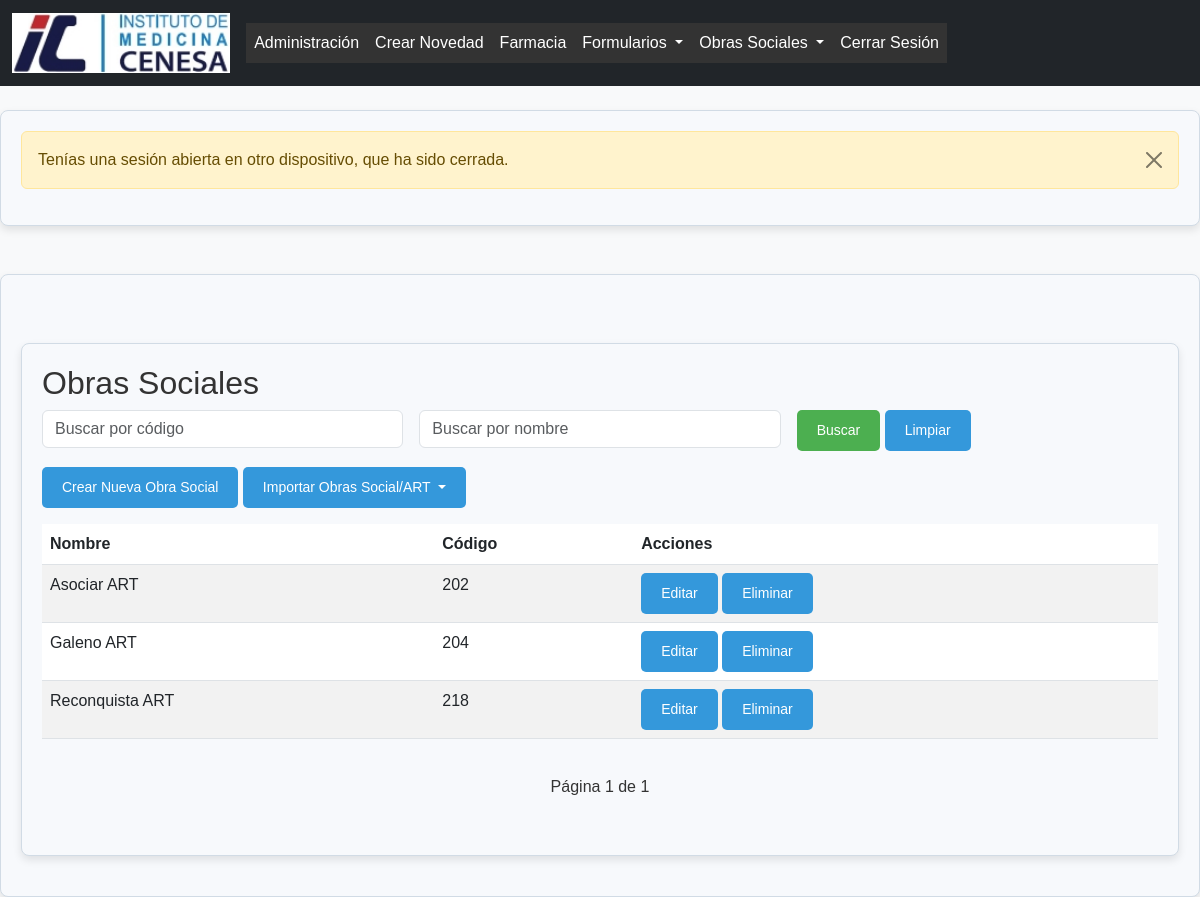
Before: /obras-sociales/ (signed in) with the older database file.
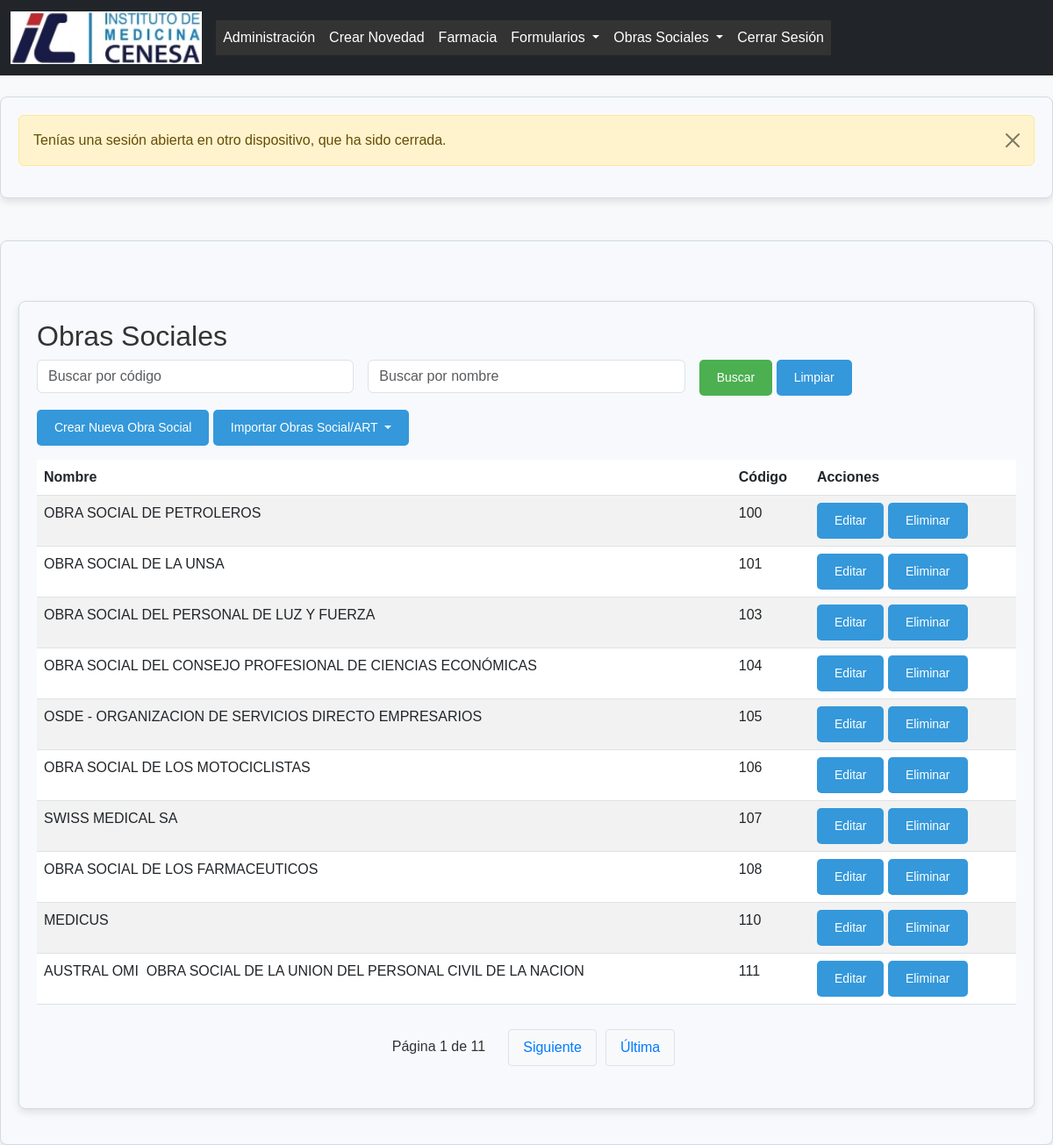
After: the same page with the newer database file.
### formularios/models.py (models this page shows, shortened)
class ObraSocial(models.Model):
    codigo = models.CharField(max_length=100, unique=True)
    siglas = models.CharField(max_length=100, default='N/A')
    nombre = models.CharField(max_length=255)

### formularios/views.py (the view)
# urls.py: path('obras-sociales/', views.listar_obras_sociales, name='listar_obras_sociales'),
@login_required
@staff_member_required
def listar_obras_sociales(request):
    codigo_query = request.GET.get('codigo', '').strip()  # Filtro exacto por código
    nombre_query = request.GET.get('nombre', '').strip()  # Filtro parcial por nombre
    obras_sociales = ObraSocial.objects.all()
    if codigo_query:
        obras_sociales = obras_sociales.filter(codigo=codigo_query)
        if not obras_sociales.exists():
            messages.warning(request, f'No se encontraron resultados para el código "{codigo_query}".')
    if nombre_query:
        obras_sociales = obras_sociales.filter(nombre__icontains=nombre_query)
        if not obras_sociales.exists():
            messages.warning(request, f'No se encontraron resultados para el nombre "{nombre_query}".')
    paginator = Paginator(obras_sociales, 10)  # 10 resultados por página
    page_number = request.GET.get('page')
    page_obj = paginator.get_page(page_number)
    return render(request, 'Valores/obra_social/listar_obras_sociales.html', {
        'obras_sociales': page_obj,  # Enviar objetos paginados
        'codigo_query': codigo_query,  # Mantener el valor de búsqueda para el código
        'nombre_query': nombre_query,  # Mantener el valor de búsqueda para el nombre
        'page_obj': page_obj,  # Pasar la información de la página
    })

### formularios/templates/valores/obra_social/listar_obras_sociales.html (shortened to what this page needs)
{% extends 'base.html' %}
{% block content %}
<div class="container mt-5">
    <h2>Obras Sociales</h2>
    <form method="get" class="mb-3">
        <div class="row g-3">
            <div class="col-md-4">
                <input type="text" name="codigo" value="{{ codigo_query }}" class="form-control" placeholder="Buscar por código">
            </div>
            <div class="col-md-4">
                <input type="text" name="nombre" value="{{ nombre_query }}" class="form-control" placeholder="Buscar por nombre">
            </div>
            <div class="col-md-4">
                <button type="submit" class="btn btn-primary">Buscar</button>
                <a href="{% url 'listar_obras_sociales' %}" class="btn btn-secondary">Limpiar</a>
            </div>
        </div>
    </form>
    <a href="{% url 'crear_obra_social' %}" class="btn btn-success mb-3">Crear Nueva Obra Social</a>
    <div class="btn-group mb-3">
        <button type="button" class="btn btn-info dropdown-toggle" data-bs-toggle="dropdown" aria-expanded="false">
            Importar Obras Social/ART
        </button>
    </div>
    <table class="table table-striped">
        <thead>
            <tr>
                <th>Nombre</th>
                <th>Código</th>
                <th>Acciones</th>
            </tr>
        </thead>
        <tbody>
            {% for obra_social in obras_sociales %}
            <tr>
                <td>{{ obra_social.nombre }}</td>
                <td>{{ obra_social.codigo }}</td>
                <td>
                    <a href="{% url 'editar_obra_social' obra_social.id %}" class="btn btn-primary">Editar</a>
                    <a href="{% url 'eliminar_obra_social' obra_social.id %}" class="btn btn-danger" onclick="return confirm('¿Estás seguro de que deseas eliminar esta obra social?')">Eliminar</a>
                </td>
            </tr>
            {% endfor %}
        </tbody>
    </table>
    <div class="pagination">
        <span class="step-links">
            <span>Página {{ page_obj.number }} de {{ page_obj.paginator.num_pages }}</span>
            {% if page_obj.has_next %}
                <a href="?page={{ page_obj.next_page_number }}{% if request.GET %}&amp;{% for key, value in request.GET.items %}{% if key != 'page' %}{{ key }}={{ value }}&amp;{% endif %}{% endfor %}{% endif %}">Siguiente</a>
                <a href="?page={{ page_obj.paginator.num_pages }}{% if request.GET %}&amp;{% for key, value in request.GET.items %}{% if key != 'page' %}{{ key }}={{ value }}&amp;{% endif %}{% endfor %}{% endif %}">Última</a>
            {% endif %}
        </span>
    </div>
{% endblock %}

### formularios/templates/base.html (shortened to what this page needs)
<!DOCTYPE html>
<html lang="es">
<head>
    {% load static %}
    <link href="https://cdn.jsdelivr.net/npm/bootstrap@5.3.0-alpha1/dist/css/bootstrap.min.css" rel="stylesheet">
    <link rel="stylesheet" href="{% static 'css/styles.css' %}">
</head>
<body>
    <header>
        <nav class="navbar navbar-expand-lg navbar-dark bg-dark">
            <div class="container-fluid">
                <a class="navbar-brand" href="{% url 'home' %}">
                    <img src="{% static 'images/logoNV.jpg' %}" alt="CENESA" height="60">
                </a>
                <div class="collapse navbar-collapse" id="navbarNav">
                    <ul class="navbar-nav">
                        {% if request.user.is_authenticated and request.user.is_staff or request.user.is_superuser %}
                        <li class="nav-item">
                            <a class="nav-link" href="/admin/">Administración</a>
                        </li>
                        <li class="nav-item">
                            <a class="nav-link" href="{% url 'crear_novedad' %}">Crear Novedad</a>
                        </li>
                        <li class="nav-item">
                            <a class="nav-link" href="{% url 'listar_stock' %}">Farmacia</a>
                        </li>
                        <li class="nav-item dropdown">
                            <a class="nav-link dropdown-toggle" href="#" id="formulariosDropdown" role="button" data-bs-toggle="dropdown" aria-expanded="false">
                                Formularios
                            </a>
                        </li>
                        <li class="nav-item dropdown">
                            <a class="nav-link dropdown-toggle" href="#" id="obrasSocialesDropdown" role="button" data-bs-toggle="dropdown" aria-expanded="false">
                                Obras Sociales
                            </a>
                        </li>
                        {% endif %}
                        <li class="nav-item">
                            <a class="nav-link" href="{% url 'logout' %}">Cerrar Sesión</a>
                        </li>
                    </ul>
                </div>
            </div>
        </nav>
    </header>
    {% if messages %}
        <div class="container mt-4">
            {% for message in messages %}
                <div class="alert alert-{{ message.tags }} alert-dismissible fade show" role="alert">
                    {{ message }}
                    <button type="button" class="btn-close" data-bs-dismiss="alert" aria-label="Close"></button>
                </div>
            {% endfor %}
        </div>
    {% endif %}
    <main class="container mt-5">
        {% block content %}
        {% endblock %}
    </main>
</body>
</html>

### formularios/static/css/styles.css (style rules this page uses)
body { font-family: 'Poppins', sans-serif; background-color: #f8f9fa; color: #333; margin: 0; padding: 0; }
header nav ul { list-style: none; padding: 0; margin: 0; display: flex; flex-wrap: wrap; background-color: #333; }
header nav ul li { margin: 0; padding: 0; }
header nav ul li a { color: white; padding: 15px 20px; text-decoration: none; display: block; text-align: center; }
.navbar { background-color: #c0392b; }
.navbar-brand, .nav-link { color: #fff !important; }
.container { background-color: #f7f9fc; border: 1px solid #d1dbe5; border-radius: 8px; box-shadow: 0 4px 8px rgba(0, 0, 0, 0.1); padding: 20px; margin: 20px auto; max-width: 1200px; }
.btn { background-color: #3498db; color: #fff; padding: 10px 20px; border-radius: 5px; border: none; cursor: pointer; font-size: 14px; text-align: center; text-decoration: none; display: inline-block; transition: background-color 0.3s ease; }
html, body { height: 100%; }
button.btn-primary { background-color: #4CAF50; border-color: #4CAF50; }

### formularios/templates/valores/obra_social/listar_obras_sociales.html (style rules this page uses)
.pagination { display: flex; justify-content: center; margin: 20px 0; }
.pagination .step-links { display: flex; gap: 10px; font-size: 16px; }
.pagination a { padding: 8px 16px; background-color: #f8f9fa; color: #007bff; text-decoration: none; border: 1px solid #dee2e6; border-radius: 4px; }
.pagination span { padding: 8px 16px; }

Changed rows visible on the page:
removed ObraSocial: nombre "Asociar ART", codigo "202"
removed ObraSocial: nombre "Galeno ART", codigo "204"
removed ObraSocial: nombre "Reconquista ART", codigo "218"
added ObraSocial: nombre "OBRA SOCIAL DE PETROLEROS", codigo "100"
added ObraSocial: nombre "OBRA SOCIAL DE LA UNSA", codigo "101"
added ObraSocial: nombre "OBRA SOCIAL DEL PERSONAL DE LUZ Y FUERZA", codigo "103"
added ObraSocial: nombre "OBRA SOCIAL DEL CONSEJO PROFESIONAL DE CIENCIAS ECONÓMICAS", codigo "104"
added ObraSocial: nombre "OSDE - ORGANIZACION DE SERVICIOS DIRECTO EMPRESARIOS", codigo "105"
added ObraSocial: nombre "OBRA SOCIAL DE LOS MOTOCICLISTAS", codigo "106"
added ObraSocial: nombre "SWISS MEDICAL SA", codigo "107"
added ObraSocial: nombre "OBRA SOCIAL DE LOS FARMACEUTICOS", codigo "108"
added ObraSocial: nombre "MEDICUS", codigo "110"
added ObraSocial: nombre "AUSTRAL OMI  OBRA SOCIAL DE LA UNION DEL PERSONAL CIVIL DE LA NACION", codigo "111"
Other visible differences:
{{ page_obj.paginator.num_pages }}: "1" → "11"
text now shown: "Siguiente Última"
